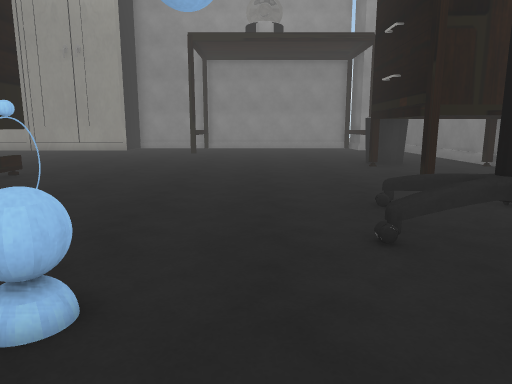
View 1 (above)

23 first-person views from a walk through a scene from a Unity 3-D project. The camera is 1.3 m above the floor, tilts 10° down and sees 70° across. The floor is counted in squares, 1 m on a side. Each view is taken from the middle of a square. On the plan, view 1 faces up. The plan holds only what a view shows up to about 15 squares ahead; the rest is blank. The place goes on beyond the plan. The player is left out. Some surface patterns are stand-ins.

View 2
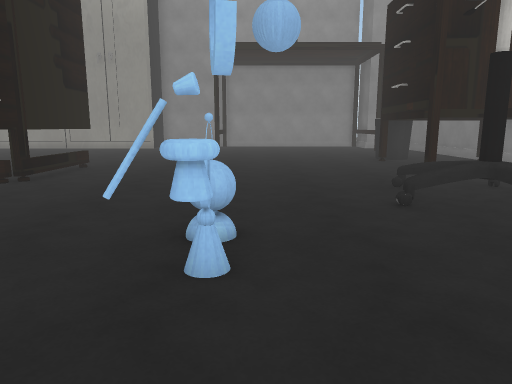

View 3
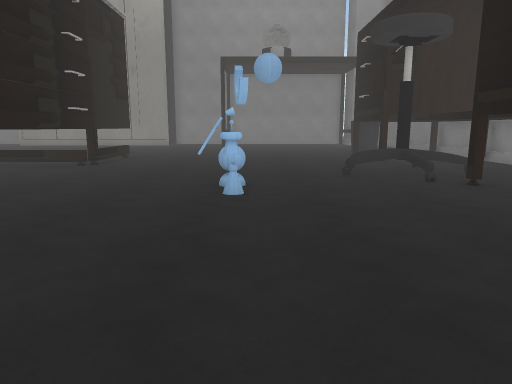

View 4
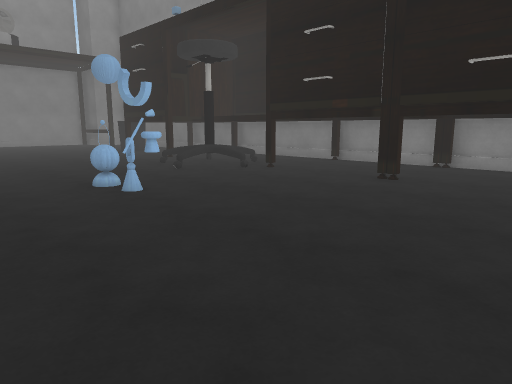

View 5
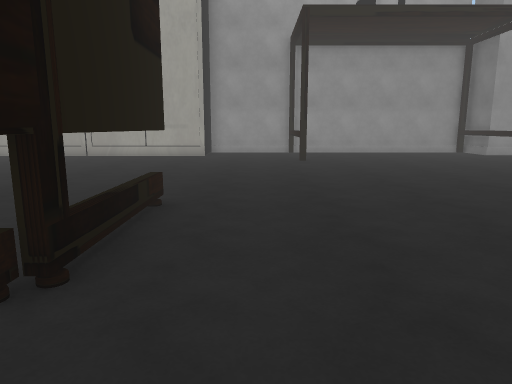

View 6
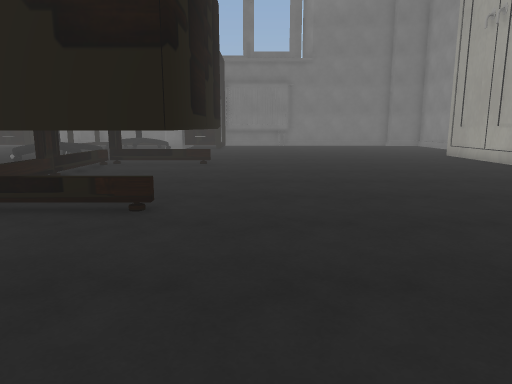

View 7
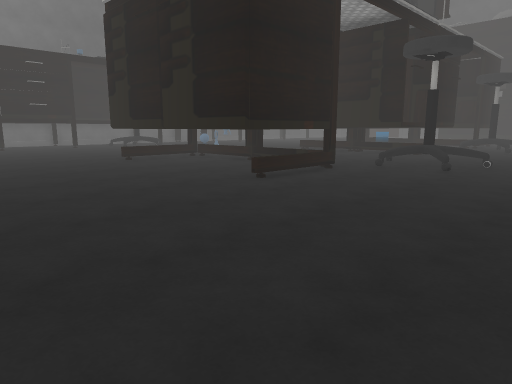

View 8
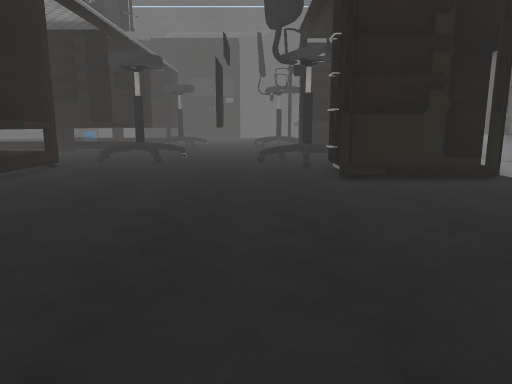

View 9
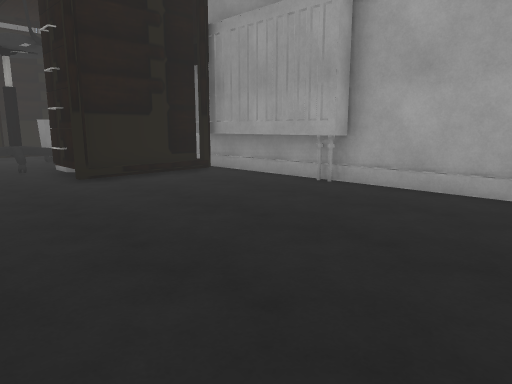

View 10
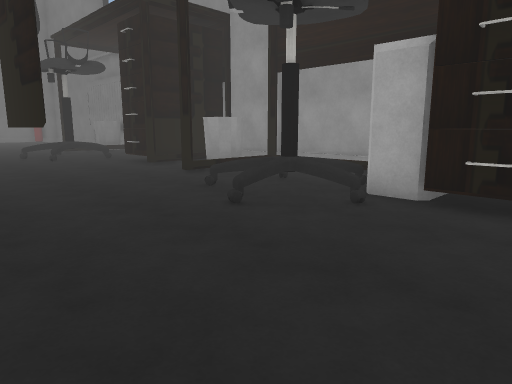

View 11
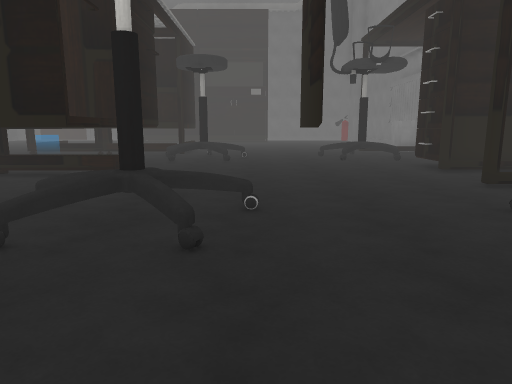

View 12
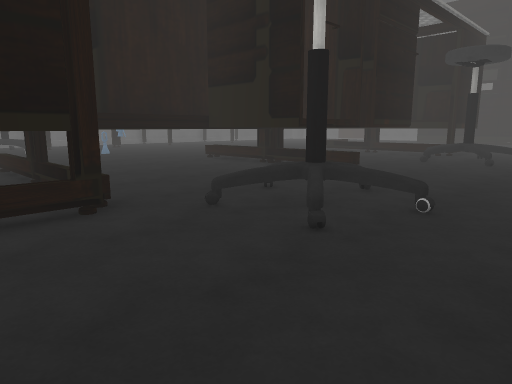

View 13
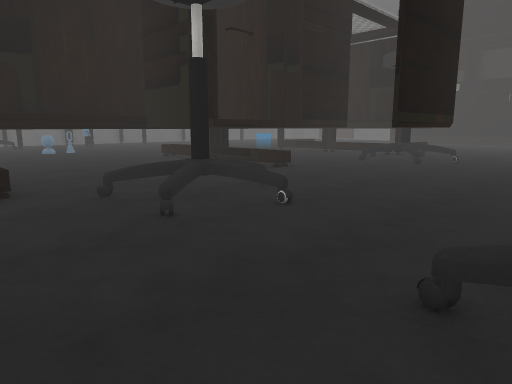

View 14
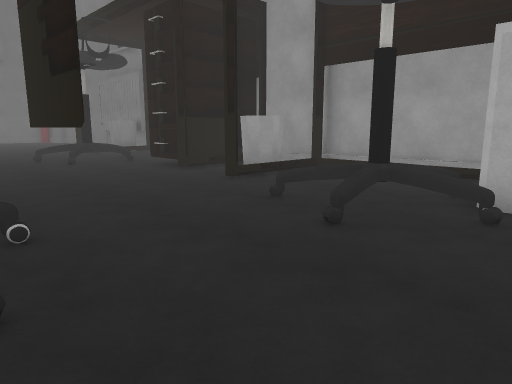

View 15
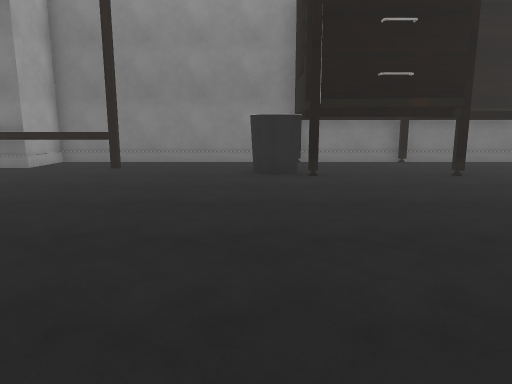

View 16
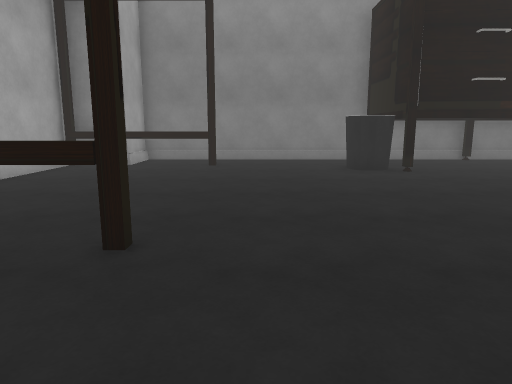

View 17
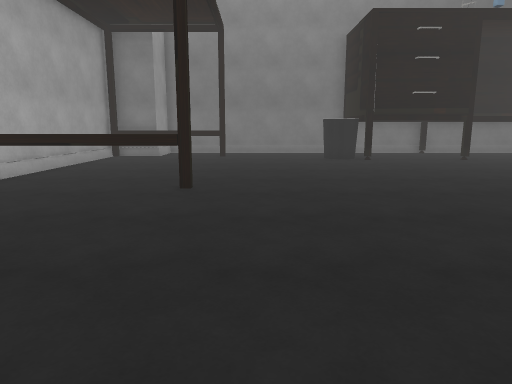

View 18
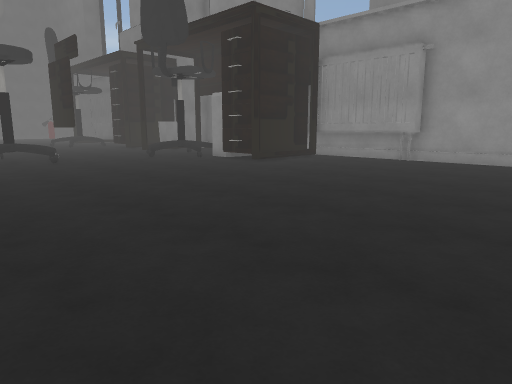

View 19
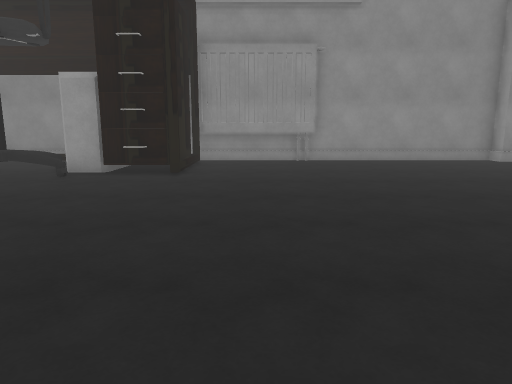

View 20
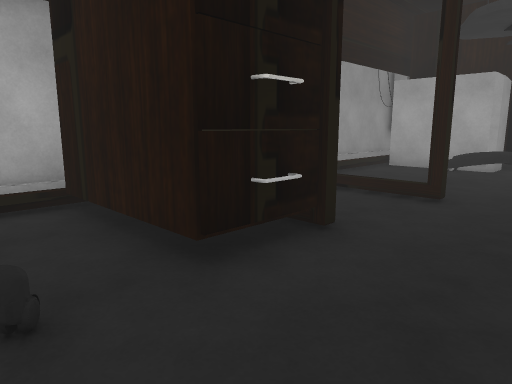

View 21
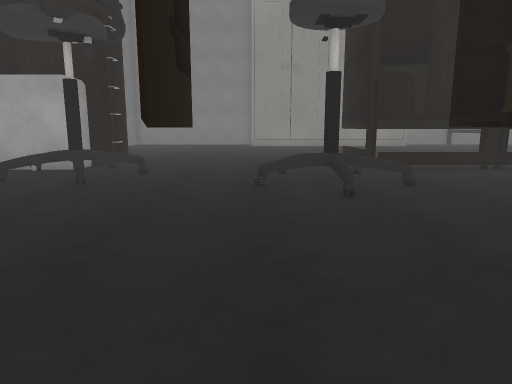

View 22
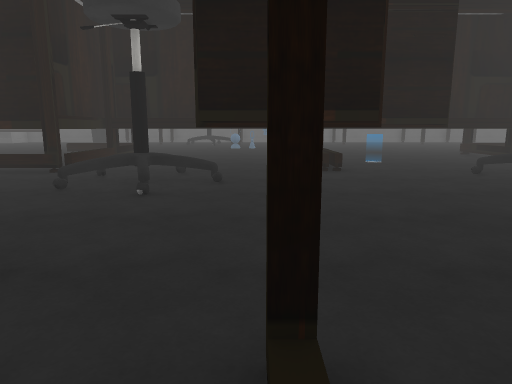

View 23
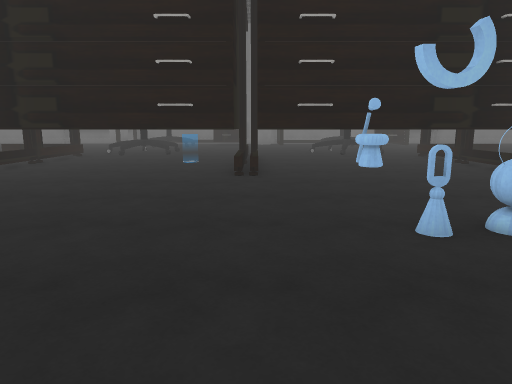

### Floor plan
Key: @ floor where view 1 was taken; # wall or solid block; . floor; / step, stairs or slope; = window, fence, low wall or low ledge; T thing the floor can be seen under or through; O other object.
Columns run from 28 left of view 1 to 8 right of it. Each row starts with its distance up from view 1.
 20 #....       .....   .....T........#.#
 19 #........................T........#.#
 18 #...................................#
 17 #...................................#
 16 #...................................#
 15 #...................................#
 14 ##..............................##..#
 13 ##..............................##..#
 12  #..............................#####
 11  #............###TTTTT..........#
 10  #............#      T..........#
  9  #####........#      T..........##
  8   ####........#      #..........###
  7 ######........########............#
  6 #/..#=...........##  #........O.O.#
  5 #/...#=....OOO...##  #.........OO.#
  4 #/..#.=....OO....##  #........OOO.#
  3 #/.........OOO...##  #............#
  2 #/  ..........#####  #....OO....###
  1 ##///#...T....#  #   #.....O....#
  0  ###.....T....#  #   #....O.@...#
 -1    #..........########..........#
 -2    ##.........#  #####..........#
 -3     #.........#  #   #..........#
 -4 #####.........#  #   #..........#
 -5 #................#   #..........
 -6    ..OO.....OO...#   #......

Where each view was taken, in squares from view 1:
view 1: 0 up, 0 right, facing up
view 2: 2 down, 1 left, facing up
view 3: 6 down, 1 left, facing up
view 4: 6 down, 5 left, facing up-right
view 5: 4 up, 5 left, facing up
view 6: 12 up, 1 left, facing left
view 7: 17 up, 21 left, facing down-right
view 8: 19 up, 21 left, facing down
view 9: 19 up, 20 left, facing down-left
view 10: 10 up, 17 left, facing down-left
view 11: 9 up, 18 left, facing down
view 12: 9 up, 20 left, facing down-right
view 13: 8 up, 22 left, facing down-right
view 14: 8 up, 17 left, facing down-left
view 15: 14 up, 6 left, facing right
view 16: 17 up, 7 left, facing right
view 17: 17 up, 11 left, facing right
view 18: 20 up, 13 left, facing down-left
view 19: 12 up, 13 left, facing left
view 20: 6 down, 21 left, facing up-left
view 21: 5 down, 18 left, facing up
view 22: 1 up, 25 left, facing right
view 23: 1 down, 3 right, facing left
